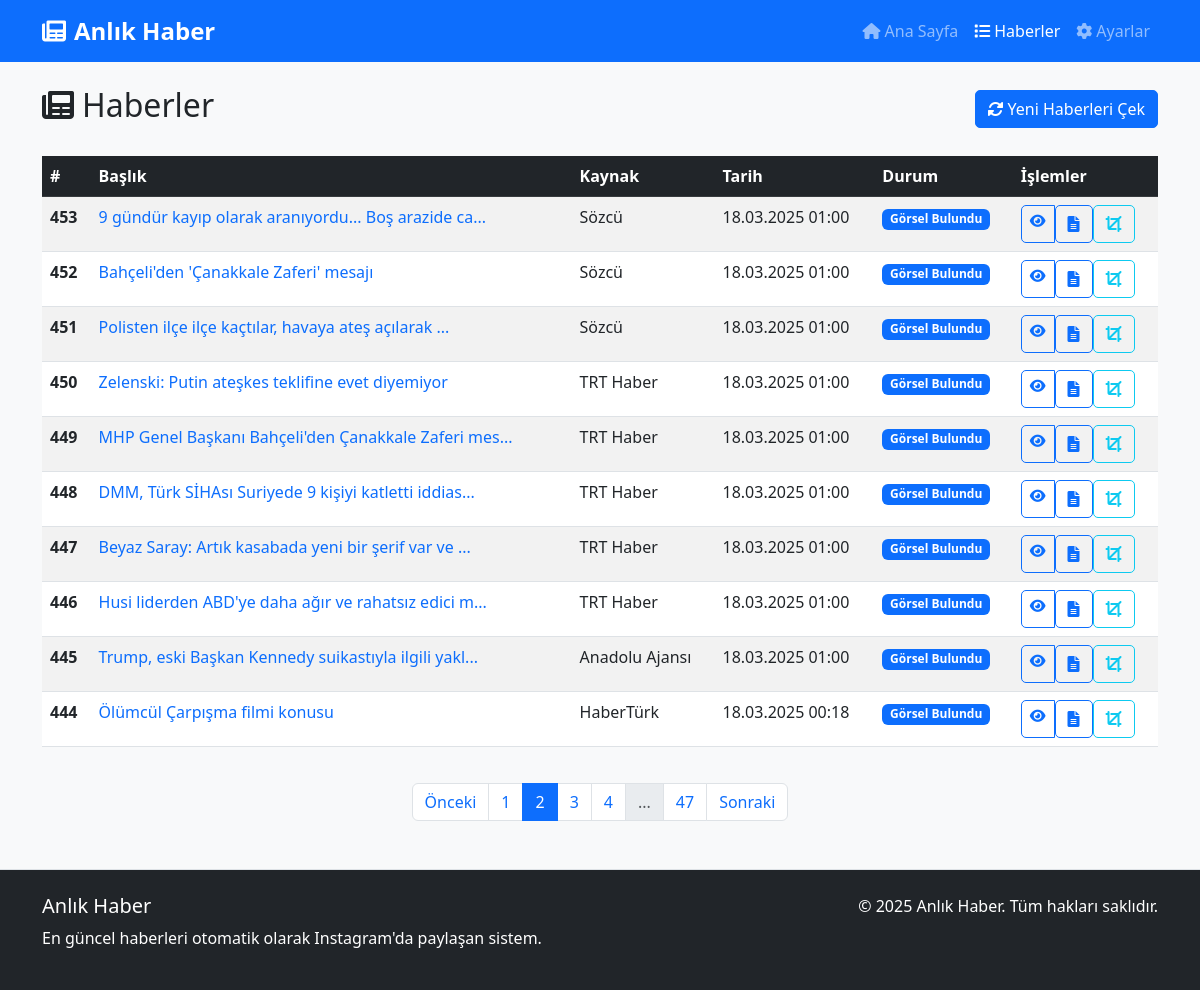
The app's page /haberler?page=2 with its own data.
### models.py (models this page shows, shortened)
class Haber(db.Model):
    id = db.Column(db.Integer, primary_key=True)
    baslik = db.Column(db.String(255), nullable=False)
    icerik = db.Column(db.Text, nullable=False)
    ozet = db.Column(db.Text, nullable=True)
    kaynak = db.Column(db.String(100), nullable=False)
    url = db.Column(db.String(500), nullable=False, unique=True)
    gorsel_url = db.Column(db.String(500), nullable=True)
    islenmis_gorsel_path = db.Column(db.String(500), nullable=True)
    orijinal_gorsel_path = db.Column(db.String(500), nullable=True)
    paylasildi = db.Column(db.Boolean, default=False)
    paylasima_hazir = db.Column(db.Boolean, default=False)
    paylasilma_zamani = db.Column(db.DateTime, nullable=True)
    instagram_post_id = db.Column(db.String(100), nullable=True)
    olusturulma_zamani = db.Column(db.DateTime, default=datetime.now)

### app.py (the view)
    @app.route('/haberler')
    def haberler():
        page = request.args.get('page', 1, type=int)
        per_page = 10
        haberler = Haber.query.order_by(Haber.olusturulma_zamani.desc()).paginate(page=page, per_page=per_page)
        return render_template('haberler.html', haberler=haberler, now=datetime.now())

### templates/haberler.html (shortened to what this page needs)
{% extends 'base.html' %}
{% block content %}
<div class="d-flex justify-content-between align-items-center mb-4">
    <h2><i class="fas fa-newspaper me-2"></i>Haberler</h2>
    <form action="{{ url_for('haberleri_cek_route') }}" method="post">
        <button type="submit" class="btn btn-primary">
            <i class="fas fa-sync-alt me-1"></i>Yeni Haberleri Çek
        </button>
    </form>
</div>
{% if haberler.items %}
    <div class="table-responsive">
        <table class="table table-hover table-striped">
            <thead class="table-dark">
                <tr>
                    <th scope="col">#</th>
                    <th scope="col">Başlık</th>
                    <th scope="col">Kaynak</th>
                    <th scope="col">Tarih</th>
                    <th scope="col">Durum</th>
                    <th scope="col">İşlemler</th>
                </tr>
            </thead>
            <tbody>
                {% for haber in haberler.items %}
                    <tr>
                        <th scope="row">{{ haber.id }}</th>
                        <td>
                            <a href="{{ url_for('haber_detay', haber_id=haber.id) }}" class="text-decoration-none">
                                {{ haber.baslik[:50] }}{% if haber.baslik|length > 50 %}...{% endif %}
                            </a>
                        </td>
                        <td>{{ haber.kaynak }}</td>
                        <td>{{ haber.olusturulma_zamani.strftime('%d.%m.%Y %H:%M') }}</td>
                        <td>
                            {% if haber.paylasildi %}
                                <span class="badge bg-success">Paylaşıldı</span>
                            {% elif haber.paylasima_hazir %}
                                <span class="badge bg-warning">Paylaşıma Hazır</span>
                            {% elif haber.islenmis_gorsel_path %}
                                <span class="badge bg-info">İşlendi</span>
                            {% elif haber.gorsel_url %}
                                <span class="badge bg-primary">Görsel Bulundu</span>
                            {% elif haber.ozet %}
                                <span class="badge bg-primary">Özetlendi</span>
                            {% else %}
                                <span class="badge bg-secondary">Yeni</span>
                            {% endif %}
                        </td>
                        <td>
                            <div class="btn-group btn-group-sm" role="group">
                                <a href="{{ url_for('haber_detay', haber_id=haber.id) }}" class="btn btn-outline-primary" title="Detay">
                                    <i class="fas fa-eye"></i>
                                </a>
                                {% if not haber.ozet %}
                                    <form action="{{ url_for('ozetsiz_haberleri_ozetle_route') }}" method="post" class="d-inline">
                                        <button type="submit" class="btn btn-outline-primary" title="Özetle">
                                            <i class="fas fa-file-alt"></i>
                                        </button>
                                    </form>
                                {% endif %}
                                {% if haber.gorsel_url and not haber.islenmis_gorsel_path %}
                                    <form action="{{ url_for('haber_gorselini_isle', haber_id=haber.id) }}" method="post" class="d-inline">
                                        <button type="submit" class="btn btn-outline-info" title="Görseli İşle">
                                            <i class="fas fa-crop"></i>
                                        </button>
                                    </form>
                                {% endif %}
                            </div>
                        </td>
                    </tr>
                {% endfor %}
            </tbody>
        </table>
    </div>
    <nav aria-label="Sayfalama">
        <ul class="pagination justify-content-center">
            {% if haberler.has_prev %}
                <li class="page-item">
                    <a class="page-link" href="{{ url_for('haberler', page=haberler.prev_num) }}">Önceki</a>
                </li>
            {% else %}
                <li class="page-item disabled">
                    <span class="page-link">Önceki</span>
                </li>
            {% endif %}
            {% for page_num in haberler.iter_pages(left_edge=1, right_edge=1, left_current=2, right_current=2) %}
                {% if page_num %}
                    {% if page_num == haberler.page %}
                        <li class="page-item active">
                            <span class="page-link">{{ page_num }}</span>
                        </li>
                    {% else %}
                        <li class="page-item">
                            <a class="page-link" href="{{ url_for('haberler', page=page_num) }}">{{ page_num }}</a>
                        </li>
                    {% endif %}
                {% else %}
                    <li class="page-item disabled">
                        <span class="page-link">...</span>
                    </li>
                {% endif %}
            {% endfor %}
            {% if haberler.has_next %}
                <li class="page-item">
                    <a class="page-link" href="{{ url_for('haberler', page=haberler.next_num) }}">Sonraki</a>
                </li>
            {% else %}
                <li class="page-item disabled">
                    <span class="page-link">Sonraki</span>
                </li>
            {% endif %}
        </ul>
    </nav>
{% else %}
    <div class="alert alert-info">
        <i class="fas fa-info-circle me-2"></i>Henüz hiç haber bulunmuyor. "Yeni Haberleri Çek" butonuna tıklayarak haberleri çekmeye başlayabilirsiniz.
    </div>
{% endif %}
{% endblock %}

### static/css/style.css (style rules this page uses)
body { background-color: #f8f9fa; font-family: 'Segoe UI', Tahoma, Geneva, Verdana, sans-serif; }
.btn { border-radius: 5px; font-weight: 500; }
.table th { font-weight: 600; }
.pagination { margin-top: 20px; }

### records on screen
Haber: id "453", baslik "9 gündür kayıp olarak aranıyordu... Boş arazide ca", kaynak "Sözcü", olusturulma_zamani "18.03.2025 01:00", paylasildi "Görsel Bulundu"
Haber: id "452", baslik "Bahçeli'den 'Çanakkale Zaferi' mesajı", kaynak "Sözcü", olusturulma_zamani "18.03.2025 01:00", paylasildi "Görsel Bulundu"
Haber: id "451", baslik "Polisten ilçe ilçe kaçtılar, havaya ateş açılarak", kaynak "Sözcü", olusturulma_zamani "18.03.2025 01:00", paylasildi "Görsel Bulundu"
Haber: id "450", baslik "Zelenski: Putin ateşkes teklifine evet diyemiyor", kaynak "TRT Haber", olusturulma_zamani "18.03.2025 01:00", paylasildi "Görsel Bulundu"
Haber: id "449", baslik "MHP Genel Başkanı Bahçeli'den Çanakkale Zaferi mes", kaynak "TRT Haber", olusturulma_zamani "18.03.2025 01:00", paylasildi "Görsel Bulundu"
Haber: id "448", baslik "DMM, Türk SİHAsı Suriyede 9 kişiyi katletti iddias", kaynak "TRT Haber", olusturulma_zamani "18.03.2025 01:00", paylasildi "Görsel Bulundu"
Haber: id "447", baslik "Beyaz Saray: Artık kasabada yeni bir şerif var ve", kaynak "TRT Haber", olusturulma_zamani "18.03.2025 01:00", paylasildi "Görsel Bulundu"
Haber: id "446", baslik "Husi liderden ABD'ye daha ağır ve rahatsız edici m", kaynak "TRT Haber", olusturulma_zamani "18.03.2025 01:00", paylasildi "Görsel Bulundu"
Haber: id "445", baslik "Trump, eski Başkan Kennedy suikastıyla ilgili yakl", kaynak "Anadolu Ajansı", olusturulma_zamani "18.03.2025 01:00", paylasildi "Görsel Bulundu"
Haber: id "444", baslik "Ölümcül Çarpışma filmi konusu", kaynak "HaberTürk", olusturulma_zamani "18.03.2025 00:18", paylasildi "Görsel Bulundu"

### other values on screen
{{ page_num }} "1" "3" "4" "47"
{{ page_num }} "2"
